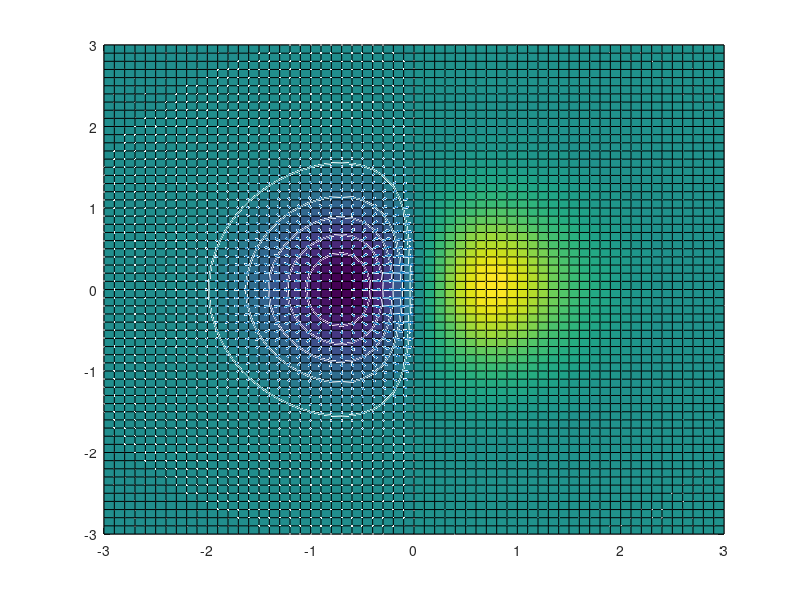

Write MATLAB code to recreate this figure.
%matlab integral z=xexp(-x^2-y^2)
%Programmer:Xianglan Tu
%Date:030917
clc;
clear all;
h=0.1;% step size
v=-3:h:3;
[x,y]=meshgrid(v);

z=x.*exp(-x.^2-y.^2);
[vx,vy]=gradient(z,h,h);

contour(v,v,z);
hold on;
quiver(v,v,vx,vy);
surface(x,y,z)